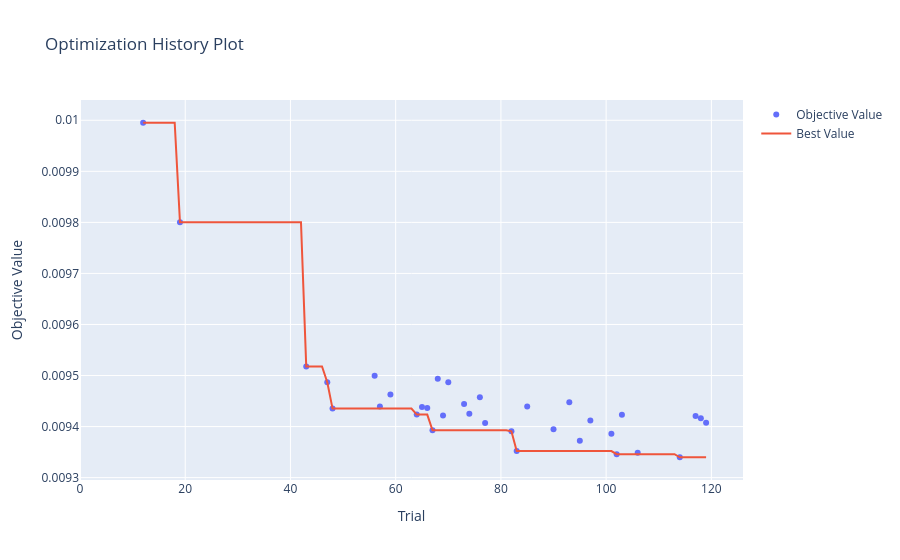
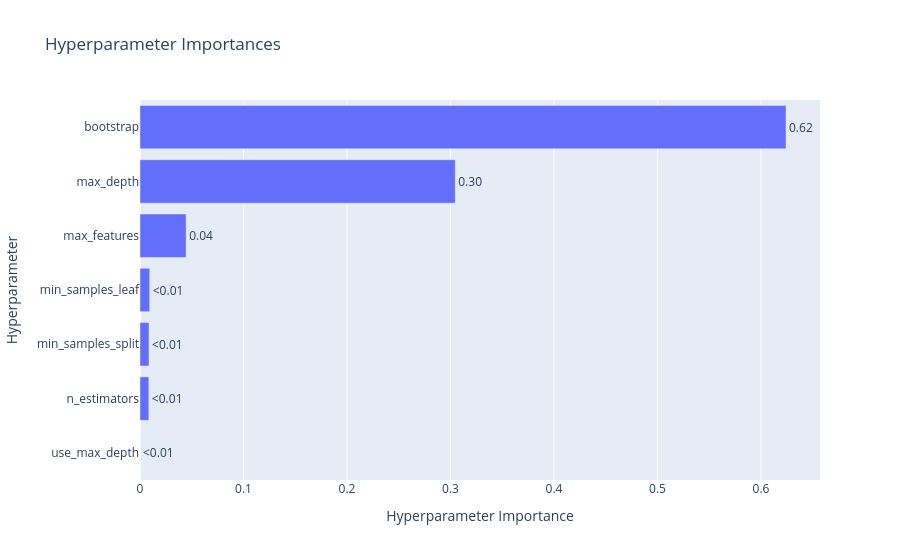

The notebook cell saved with these charts, in order:
### Code cell
study = results[0]["study"]

vis.plot_optimization_history(study).show()
vis.plot_param_importances(study).show()

### Figure 1 — Plotly figure (JSON) as saved in the notebook; plotly's stock layout.template omitted (floating-point values rounded to 4 significant figures)
{"data": [{"mode": "markers", "name": "Objective Value", "x": [12, 19, 43, 47, 48, 56, 57, 59, 64, 65, 66, 67, 68, 69, 70, 73, 74, 76, 77, 82, 83, 85, 90, 93, 95, 97, 101, 102, 103, 106, 114, 117, 118, 119], "y": [0.009995, 0.0098, 0.009518, 0.009487, 0.009435, 0.0095, 0.009439, 0.009463, 0.009424, 0.009438, 0.009436, 0.009393, 0.009494, 0.009422, 0.009487, 0.009444, 0.009425, 0.009458, 0.009407, 0.009391, 0.009352, 0.009439, 0.009395, 0.009448, 0.009372, 0.009412, 0.009386, 0.009346, 0.009423, 0.009349, 0.00934, 0.009421, 0.009416, 0.009408], "type": "scatter"}, {"mode": "lines", "name": "Best Value", "x": [0, 1, 2, 3, 4, 5, 6, 7, 8, 9, 10, 11, 12, 13, 14, 15, 16, 17, 18, 19, 20, 21, 22, 23, 24, 25, 26, 27, 28, 29, 30, 31, 32, 33, 34, 35, 36, 37, 38, 39, 40, 41, 42, 43, 44, 45, 46, 47, 48, 49, 50, 51, 52, 53, 54, 55, 56, 57, 58, 59, 60, 61, 62, 63, 64, 65, 66, 67, 68, 69, 70, 71, 72, 73, 74, 75, 76, 77, 78, 79, 80, 81, 82, 83, 84, 85, 86, 87, 88, 89, 90, 91, 92, 93, 94, 95, 96, 97, 98, 99, 100, 101, 102, 103, 104, 105, 106, 107, 108, 109, 110, 111, 112, 113, 114, 115, 116, 117, 118, 119], "y": [null, null, null, null, null, null, null, null, null, null, null, null, 0.009995, 0.009995, 0.009995, 0.009995, 0.009995, 0.009995, 0.009995, 0.0098, 0.0098, 0.0098, 0.0098, 0.0098, 0.0098, 0.0098, 0.0098, 0.0098, 0.0098, 0.0098, 0.0098, 0.0098, 0.0098, 0.0098, 0.0098, 0.0098, 0.0098, 0.0098, 0.0098, 0.0098, 0.0098, 0.0098, 0.0098, 0.009518, 0.009518, 0.009518, 0.009518, 0.009487, 0.009435, 0.009435, 0.009435, 0.009435, 0.009435, 0.009435, 0.009435, 0.009435, 0.009435, 0.009435, 0.009435, 0.009435, 0.009435, 0.009435, 0.009435, 0.009435, 0.009424, 0.009424, 0.009424, 0.009393, 0.009393, 0.009393, 0.009393, 0.009393, 0.009393, 0.009393, 0.009393, 0.009393, 0.009393, 0.009393, 0.009393, 0.009393, 0.009393, 0.009393, 0.009391, 0.009352, 0.009352, 0.009352, 0.009352, 0.009352, 0.009352, 0.009352, 0.009352, 0.009352, 0.009352, 0.009352, 0.009352, 0.009352, 0.009352, 0.009352, 0.009352, 0.009352, 0.009352, 0.009352, 0.009346, 0.009346, 0.009346, 0.009346, 0.009346, 0.009346, 0.009346, 0.009346, 0.009346, 0.009346, 0.009346, 0.009346, 0.00934, 0.00934, 0.00934, 0.00934, 0.00934, 0.00934], "type": "scatter"}, {"marker": {"color": "#cccccc"}, "mode": "markers", "name": "Infeasible Trial", "showlegend": false, "x": [], "y": [], "type": "scatter"}], "layout": {"title": {"text": "Optimization History Plot"}, "xaxis": {"title": {"text": "Trial"}}, "yaxis": {"title": {"text": "Objective Value"}}}}

### Figure 2 — Plotly figure (JSON) as saved in the notebook; plotly's stock layout.template omitted (floating-point values rounded to 4 significant figures)
{"data": [{"cliponaxis": false, "hovertemplate": ["use_max_depth (CategoricalDistribution): 0.0<extra></extra>", "n_estimators (IntDistribution): 0.008545056205724296<extra></extra>", "min_samples_split (IntDistribution): 0.008709002185718347<extra></extra>", "min_samples_leaf (IntDistribution): 0.009393489527770289<extra></extra>", "max_features (CategoricalDistribution): 0.044582862420563245<extra></extra>", "max_depth (IntDistribution): 0.30459589016806604<extra></extra>", "bootstrap (CategoricalDistribution): 0.624173699492158<extra></extra>"], "name": "Objective Value", "orientation": "h", "text": ["<0.01", "<0.01", "<0.01", "<0.01", "0.04", "0.30", "0.62"], "textposition": "outside", "x": [0.0, 0.008545, 0.008709, 0.009393, 0.04458, 0.3046, 0.6242], "y": ["use_max_depth", "n_estimators", "min_samples_split", "min_samples_leaf", "max_features", "max_depth", "bootstrap"], "type": "bar"}], "layout": {"title": {"text": "Hyperparameter Importances"}, "xaxis": {"title": {"text": "Hyperparameter Importance"}}, "yaxis": {"title": {"text": "Hyperparameter"}}}}
